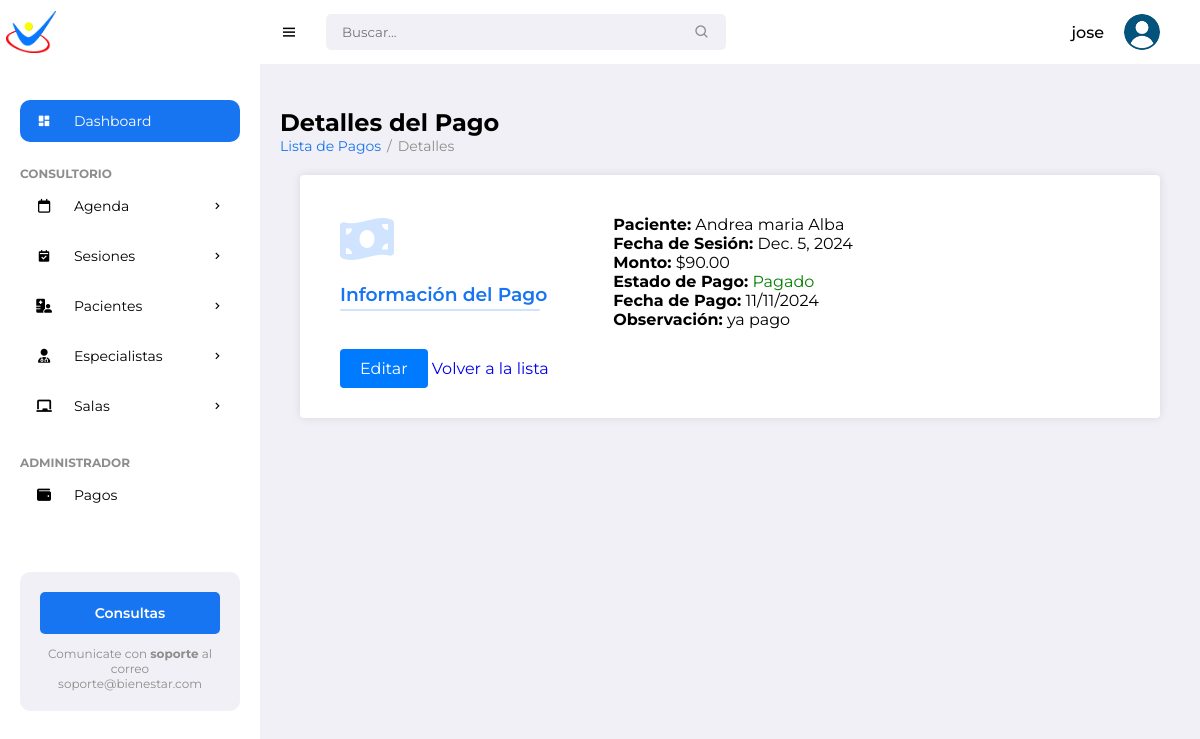
Page /payments/2/ (signed in) on the committed database.
### pacientes/models.py (models this page shows, shortened)
class Payment(models.Model):
    session = models.OneToOneField(Session, on_delete=models.CASCADE, related_name='payment')
    is_paid = models.BooleanField(default=False)
    payment_date = models.DateField(null=True, blank=True)
    amount = models.DecimalField(max_digits=10, decimal_places=2)
    payment_observation = models.TextField(blank=True, null=True)
    created_at = models.DateTimeField(auto_now_add=True)
    updated_at = models.DateTimeField(auto_now=True)
    class Meta:
        ordering = ['-session__date']
        verbose_name = 'Payment'
        verbose_name_plural = 'Payments'

class Session(models.Model):
    STATUS_CHOICES = [
        ('Pendiente', 'Pendiente'),
        ('Realizada', 'Realizada'),
        ('Cancelada', 'Cancelada')
    ]
    patient = models.ForeignKey(Patient, on_delete=models.CASCADE, related_name='sessions')
    specialist = models.ForeignKey(Specialist, on_delete=models.CASCADE, related_name='sessions')
    room = models.ForeignKey(Room, on_delete=models.SET_NULL, null=True, related_name='sessions')
    date = models.DateField()
    time = models.TimeField()
    objective = models.CharField(max_length=255)
    activity = models.TextField()
    materials = models.TextField(blank=True)
    observation = models.TextField(blank=True)
    attachment = models.FileField(upload_to='session_attachments/', blank=True, null=True)
    status = models.CharField(
        max_length=10,
        choices=STATUS_CHOICES,
        default='Pendiente',
        help_text="Estado de la sesión: 'Pendiente', 'Completada o 'Cancelada'."
    )

class Patient(models.Model):
    name = models.CharField(max_length=100)
    surname = models.CharField(max_length=100)
    date_of_birth = models.DateField()
    gender = models.CharField(max_length=10, choices=[('M','Male'), ('F','Female')])
    address = models.CharField(max_length=255)
    phone_number = models.CharField(max_length=20)
    email = models.EmailField()
    cost_session = models.DecimalField(max_digits=10, decimal_places=2, default=0)
    photo = models.ImageField(upload_to='patient_photos/', blank=True, null=True)
    marital_status = models.CharField(max_length=20)
    medical_diagnosis = models.TextField()
    attachments = models.FileField(upload_to='patient_attachments/', blank=True, null=True)
    therapy = models.CharField(max_length=100)
    education = models.CharField(max_length=100, default='No especificado')
    therapist = models.ForeignKey(Specialist, on_delete=models.SET_NULL, null=True, related_name='patients')
    medical_history = models.TextField(blank=True, null=True)
    allergies = models.CharField(max_length=255, blank=True)  # Changed from TextField
    emergency_contact_name = models.CharField(max_length=100)
    emergency_contact_phone = models.CharField(max_length=20)  # Updated length
    notes = models.TextField(blank=True)
    created_date = models.DateTimeField(auto_now_add=True)
    status = models.CharField(max_length=50, choices=[
        ('Active', 'Active'),
        ('Discharged', 'Discharged'),
        ('Suspended', 'Suspended')
    ], blank=True,
        null=True)

### pacientes/views.py (the view)
# urls.py: path('payments/<int:payment_id>/', views.payment_detail, name='payment_detail'),
@login_required
def payment_detail(request, payment_id):
    payment = get_object_or_404(Payment, id=payment_id)
    return render(request, 'pacientes/payments/payment_detail.html',
                 {'payment': payment})

### pacientes/templates/pacientes/payments/payment_detail.html
{% extends "pacientes/base/base.html" %}
{% block content %}
<h1>Detalles del Pago</h1>
<ul class="breadcrumbs">
    <li><a href="{% url 'payment_list' %}">Lista de Pagos</a></li>
    <li class="divider">/</li>
    <li><a href="#" class="active">Detalles</a></li>
</ul>
<div class="form-container">
    <div class="row section">
        <div class="col-title">
            <i class="fas fa-money-bill-wave"></i>
            <h3>Información del Pago</h3>
        </div>
        <div class="col-fields">
            <p><strong>Paciente:</strong> {{ payment.session.patient.name }} {{ payment.session.patient.surname }}</p>
            <p><strong>Fecha de Sesión:</strong> {{ payment.session.date }}</p>
            <p><strong>Monto:</strong> ${{ payment.amount }}</p>
            <p><strong>Estado de Pago:</strong>
                <span style="color: {% if payment.is_paid %}green{% else %}red{% endif %};">
                    {% if payment.is_paid %}Pagado{% else %}No Pagado{% endif %}
                </span>
            </p>
            <p><strong>Fecha de Pago:</strong> {{ payment.payment_date|date:"d/m/Y" }}</p>
            <p><strong>Observación:</strong> {{ payment.payment_observation }}</p>
        </div>
    </div>
    <div class="button-group">
        <a href="{% url 'edit_payment' payment.id %}" class="btn btn-primary">Editar</a>
        <a href="{% url 'payment_list' %}" class="btn btn-secondary">Volver a la lista</a>
    </div>
</div>
{% endblock %}

### pacientes/templates/pacientes/base/base.html (shortened to what this page needs)
{% load static %}
<!DOCTYPE html>
<html lang="en">
<head>
	<link href='https://unpkg.com/boxicons@2.0.9/css/boxicons.min.css' rel='stylesheet'>
	<link rel="stylesheet" href="https://cdnjs.cloudflare.com/ajax/libs/font-awesome/6.5.2/css/all.min.css">
	<link rel="stylesheet" href="{% static 'pacientes/css/styles.css' %}">
</head>
<body>
		<section id="sidebar">
			<a href="#" class="brand"><img src="{% static 'pacientes/images/min_logo.png' %}" alt="" style="width: 50px;"></a>
			<ul class="side-menu">
				<li><a href="#" class="active"><i class='bx bxs-dashboard icon' ></i> Dashboard</a></li>
				<li class="divider" data-text="Consultorio"></li>
				<li>
					<a href="{% url 'calendar' %}"><i class="fa-regular fa-calendar icon"></i>Agenda <i class='bx bx-chevron-right icon-right' ></i></a>
				</li>
				<li>
					<a href="{% url 'reservation_list' %}">
						<i class='bx bxs-calendar-check icon'></i> Sesiones
						<i class='bx bx-chevron-right icon-right'></i>
					</a>
				</li>
				<li>
					<a href="#"><i class="fa-solid fa-hospital-user icon"></i> Pacientes <i class='bx bx-chevron-right icon-right' ></i></a>
				</li>
				<li>
					<a href="#">
						<i class="fa-solid fa-user-doctor icon"></i> Especialistas
						<i class='bx bx-chevron-right icon-right'></i>
					</a>
				</li>
				<li>
			<a href="#">
				<i class="fas fa-chalkboard icon"></i> Salas
			<i class='bx bx-chevron-right icon-right'></i>
			</a>
	       </li>
			<li class="divider" data-text="Administrador"></li>
			<li><a href="{% url 'payment_list' %}"><i class="fa-solid fa-wallet icon"></i> Pagos</a></li>
		</ul>
			<div class="ads">
				<div class="wrapper">
					<a href="mailto:soporteit@ingenieriaterra.com.ar" class="btn-upgrade">Consultas</a>
					<p>Comunicate con <span>soporte</span> al correo soporte@bienestar.com</p>
				</div>
			</div>
		</section>
	<section id="content">
		<nav>
			<i class='bx bx-menu toggle-sidebar' ></i>
			<form action="#">
				<div class="form-group">
					<input type="text" placeholder="Buscar...">
					<i class='bx bx-search icon' ></i>
				</div>
			</form>
			<div class="profile">
				<span class="username">{{ user.username }}</span>
				<img src="{% static 'pacientes/images/usuario.png' %}" alt="">
			</div>
		</nav>
		<main>
			  <div class="main-content">
                {% block content %}{% endblock %}
            </div>
		</main>
</body>
</html>

### pacientes/static/pacientes/css/styles.css (style rules this page uses)
* { font-family: 'Montserrat', sans-serif; margin: 0; padding: 0; box-sizing: border-box; }
:root { --grey: #F1F0F6; --dark-grey: #8D8D8D; --light: #fff; --dark: #000; --green: #81D43A; --light-green: #E3FFCB; --blue: #1775F1; --light-blue: #D0E4FF; --dark-blue: #0C5FCD; --red: #FC3B56; }
html { overflow-x: hidden; }
body { background: var(--grey); overflow-x: hidden; }
a { text-decoration: none; }
h1 { color: #000; }
li { list-style: none; }
#sidebar { position: fixed; max-width: 260px; width: 100%; background: var(--light); top: 0; left: 0; height: 100%; overflow-y: auto; scrollbar-width: none; transition: all .3s ease; z-index: 200; }
#sidebar .brand { font-size: 24px; display: flex; align-items: center; height: 64px; font-weight: 700; color: var(--blue); position: sticky; top: 0; left: 0; z-index: 100; background: var(--light); transition: all .3s ease; padding: 0 6px; }
#sidebar .icon { min-width: 48px; display: flex; justify-content: center; align-items: center; margin-right: 6px; }
#sidebar .icon-right { margin-left: auto; transition: all .3s ease; }
#sidebar .side-menu { margin: 36px 0; padding: 0 20px; transition: all .3s ease; }
#sidebar .side-menu a { display: flex; align-items: center; font-size: 14px; color: var(--dark); padding: 12px 16px 12px 0; transition: all .3s ease; border-radius: 10px; margin: 4px 0; white-space: nowrap; }
#sidebar .side-menu > li > a.active, #sidebar .side-menu > li > a.active:hover { background: var(--blue); color: var(--light); }
#sidebar .divider { margin-top: 24px; font-size: 12px; text-transform: uppercase; font-weight: 700; color: var(--dark-grey); transition: all .3s ease; white-space: nowrap; }
#sidebar .ads { width: 100%; padding: 20px; }
#sidebar .ads .wrapper { background: var(--grey); padding: 20px; border-radius: 10px; }
#sidebar .btn-upgrade { font-size: 14px; display: flex; justify-content: center; align-items: center; padding: 12px 0; color: var(--light); background: var(--blue); transition: all .3s ease; border-radius: 5px; font-weight: 600; margin-bottom: 12px; }
#sidebar .ads .wrapper p { font-size: 12px; color: var(--dark-grey); text-align: center; }
#sidebar .ads .wrapper p span { font-weight: 700; }
#content { position: relative; width: calc(100% - 260px); left: 260px; transition: all .3s ease; }
nav { background: var(--light); height: 64px; padding: 0 20px; display: flex; align-items: center; grid-gap: 28px; position: sticky; top: 0; left: 0; z-index: 100; }
nav .toggle-sidebar { font-size: 18px; cursor: pointer; }
nav form { max-width: 400px; width: 100%; margin-right: auto; }
nav .form-group { position: relative; }
nav .form-group input { width: 100%; background: var(--grey); border-radius: 5px; border: none; outline: none; padding: 10px 36px 10px 16px; transition: all .3s ease; }
nav .form-group .icon { position: absolute; top: 50%; transform: translateY(-50%); right: 16px; color: var(--dark-grey); }
nav .profile { position: relative; display: flex; align-items: center; margin-right: 20px; grid-gap: 10px; }
nav .profile img { width: 36px; height: 36px; border-radius: 50%; object-fit: cover; cursor: pointer; }
nav .profile .username { font-size: 16px; font-weight: 500; color: var(--dark); margin-right: 10px; }
main { width: 100%; padding: 24px 20px 20px 20px; }
main .breadcrumbs { display: flex; grid-gap: 6px; }
main .breadcrumbs li, main .breadcrumbs li a { font-size: 14px; }
main .breadcrumbs li a { color: var(--blue); }
main .breadcrumbs li a.active, main .breadcrumbs li.divider { color: var(--dark-grey); pointer-events: none; }
.form-container { max-width: 100%; margin: 20px; padding: 40px; background-color: var(--light); border-radius: 4px; box-shadow: 0 0 10px rgba(0, 0, 0, 0.1); }
.form-container h3 { position: relative; margin-bottom: 15px; color: var(--blue); font-weight: 600; }
.form-container h3::after { content: ""; position: absolute; left: 0; bottom: -5px; width:200px; height: 2px; background-color: var(--light-blue); border-radius: 2px; }
.form-container i { font-size: 3em; color: var(--light-blue); padding-bottom: 20px; }
.row { display: flex; margin-bottom: 30px; gap: 20px; }
.col-title { flex: 1; align-self: flex-start; }
.col-fields { flex: 2; }
.btn.btn-primary { background-color: #007bff; color: #fff; padding: 10px 20px; border: none; border-radius: 4px; cursor: pointer; }

### rows in the picture
Payment: session.patient.name "Andrea maria", session.patient.surname "Alba", session "Dec. 5, 2024", amount "90.00", payment_date "11/11/2024", payment_observation "ya pago"

### other values in the picture
{{ user.username }} "jose"
